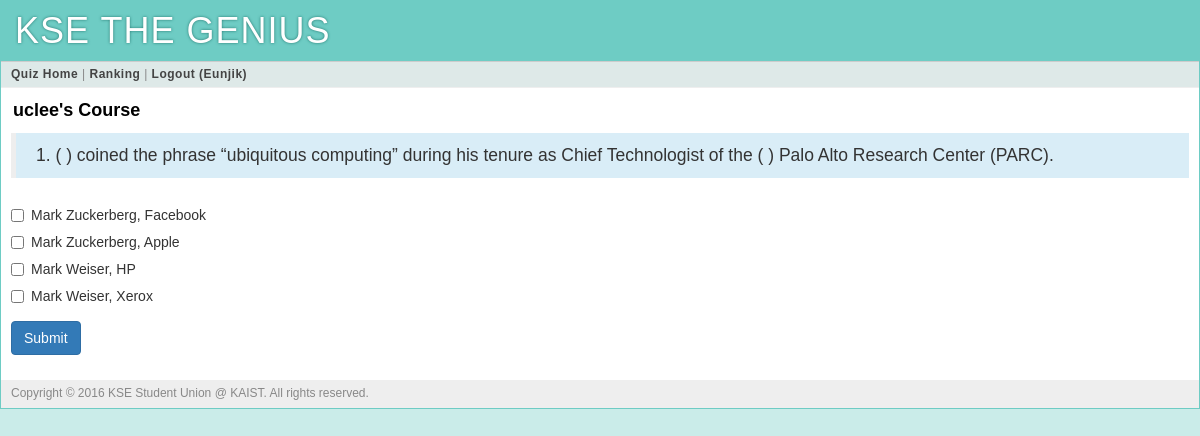
The page /quiz?prof=uclee (signed in) on the database its author committed.
### tables this page shows
CREATE TABLE "user" (
	`user_id`	integer PRIMARY KEY AUTOINCREMENT,
	`username`	string NOT NULL,
	`name`	string NOT NULL,
	`pw_hash`	string NOT NULL,
	`munyi_point`	integer DEFAULT 0,
	`munyi_last_quiz`	integer DEFAULT 0,
	`wcyoon_point`	integer DEFAULT 0,
	`wcyoon_last_quiz`	integer DEFAULT 0,
	`uclee_point`	integer DEFAULT 0,
	`uclee_last_quiz`	integer DEFAULT 0,
	`jaegil_point`	integer DEFAULT 0,
	`jaegil_last_quiz`	integer DEFAULT 0,
	`aviv_point`	integer DEFAULT 0,
	`aviv_last_quiz`	integer DEFAULT 0,
	`kse_point`	INTEGER DEFAULT 0,
	`kse_last_quiz`	INTEGER DEFAULT 0,
	`total_point`	integer DEFAULT 0
);

CREATE TABLE "quiz" (
	`id`	INTEGER NOT NULL PRIMARY KEY AUTOINCREMENT,
	`professor_id`	TEXT NOT NULL,
	`quiz_id`	INTEGER NOT NULL,
	`question`	TEXT NOT NULL,
	`answer1`	INTEGER NOT NULL,
	`answer2`	INTEGER NOT NULL,
	`answer3`	INTEGER NOT NULL,
	`answer4`	INTEGER NOT NULL,
	`correct_answer`	TEXT NOT NULL,
	`quiz_value`	INTEGER NOT NULL
);

### main.py (the view)
@app.route('/quiz')
def quiz():
    prof = request.args.get('prof')
    error = request.args.get('error')
    user_info = query_db('''SELECT * FROM user WHERE
            user.user_id = ?''',
            [session['user_id']],
            one=True)
    numOfQuiz = query_db('''SELECT count(*) FROM quiz WHERE
            professor_id = ? ''',
            [prof],
            one=True)
    quiz = query_db('''SELECT * FROM quiz WHERE
            professor_id = ? AND quiz_id = ?''',
            [prof, user_info[prof + "_last_quiz"]+1],
            one=True)
    return render_template('quiz.html', prof=prof, quiz=quiz, error=error)

### main.py (called while the page is built)
def connect_db():
    return sqlite3.connect(app.config['DATABASE'])

def query_db(query, args=(), one=False):
    cur = g.db.execute(query, args)
    rv = [dict((cur.description[idx][0], value)
               for idx, value in enumerate(row)) for row in cur.fetchall()]
    return (rv[0] if rv else None) if one else rv

@app.before_request
def before_request():
    g.db = connect_db()
    g.user = None
    if 'user_id' in session:
        g.user = query_db('select * from user where user_id = ?',
                          [session['user_id']], one=True)

@app.teardown_request
def teardown_request(exception):
    if hasattr(g, 'db'):
        g.db.close()

### templates/quiz.html (shortened to what this page needs)
{% extends "layout.html" %}
{% block body %}
	<div class="page-title">
		<span>{{ prof }}'s Course</span>
	</div>
	{% if quiz %}
	<div class="bg-info">
		<blockquote>
			<p>{{ quiz.quiz_id }}. {{ quiz.question | safe }}</p>
		</blockquote>
	</div>
	<form action="{{ url_for('quiz_processing') }}" class="form-horizontal" method="post" enctype="multipart/form-data">
		<div class="form-group">
			<div class="col-sm-offset-0 col-sm-12">
				<div class="checkbox" class="form-control">
					<label class="col-sm-12">
						<input type="checkbox" name="answers" value="1"> {{ quiz.answer1 | safe}}
					</label>
				</div>
			</div>
			<div class="col-sm-offset-0 col-sm-12">
				<div class="checkbox" class="form-control">
					<label class="col-sm-12">
						<input type="checkbox" name="answers" value="2"> {{ quiz.answer2 | safe}}
					</label>
				</div>
			</div>
			<div class="col-sm-offset-0 col-sm-12">
				<div class="checkbox" class="form-control">
					<label class="col-sm-12">
						<input type="checkbox" name="answers" value="3"> {{ quiz.answer3 | safe}}
					</label>
				</div>
			</div>
			<div class="col-sm-offset-0 col-sm-12">
				<div class="checkbox" class="form-control">
					<label class="col-sm-12">
						<input type="checkbox" name="answers" value="4"> {{ quiz.answer4 | safe}}
					</label>
				</div>
			</div>
		</div>
	    <div class="form-group">
    		<div class="col-sm-offset-0 col-sm-8">
      		<button type="submit" class="btn btn-primary">Submit</button>
    		</div>
  		</div>
  	</form>
  	{% endif %}
{% endblock %}

### templates/layout.html (shortened to what this page needs)
<!doctype html>
<html>
<head>
	<link rel="stylesheet" type="text/css" href="{{ url_for('static', filename='bootstrap.min.css') }}">
	<link rel="stylesheet" type="text/css" href="{{ url_for('static', filename='style.css') }}">
</head>
<div class="page">
	<h1>KSE THE GENIUS</h1>
	<div class="navigation">
		{% if g.user %}
			<a href="{{ url_for('course') }}">Quiz Home</a> |
			<a href="{{ url_for('ranking') }}">Ranking</a> |
			<a href="{{ url_for('logout') }}">Logout ({{ g.user.username }})</a>
		{% else %}
			<a href="{{ url_for('register') }}">Sign Up</a> |
			<a href="{{ url_for('login') }}">Sign In</a>
		{% endif %}
	</div>
	<div class="body">{% block body %}{% endblock %}</div>
	<div class="footer">Copyright © 2016 KSE Student Union @ KAIST. All rights reserved.</div>
</div>
</html>

### static/style.css (style rules this page uses)
a { color: black; }
a, a:focus, a:hover, a:active { outline: 0; text-decoration: none; }
div.page { background: white; border: 1px solid #6ECCC4; margin: auto; overflow-y: hidden; }
div.page h1 { background: #6ECCC4; margin: 0; padding: 10px 14px; color: white; letter-spacing: 1px; text-shadow: 0 0 3px #24776F; font-weight: normal; }
div.page div.navigation { background: #DEE9E8; padding: 4px 10px; border-top: 1px solid #ccc; border-bottom: 1px solid #eee; color: #888; font-size: 12px; letter-spacing: 0.5px; }
div.page div.navigation a { color: #444; font-weight: bold; }
div.page div.body { padding: 10px; }
div.page div.footer { background: #eee; color: #888; padding: 5px 10px; font-size: 12px; }
div.page-title { font-size: 18px; color: black; font-weight: bold; margin: 0px 0px 10px 2px; }

### rows shown on the page
user: user.username "Eunjik"
quiz: professor "uclee", quiz_id "1", question "( ) coined the phrase “ubiquitous computing” during his tenure as Chief Technologist of the ( ) Palo Alto Research Center (PARC).", answer1 "Mark Zuckerberg, Facebook", answer2 "Mark Zuckerberg, Apple", answer3 "Mark Weiser, HP", answer4 "Mark Weiser, Xerox"
